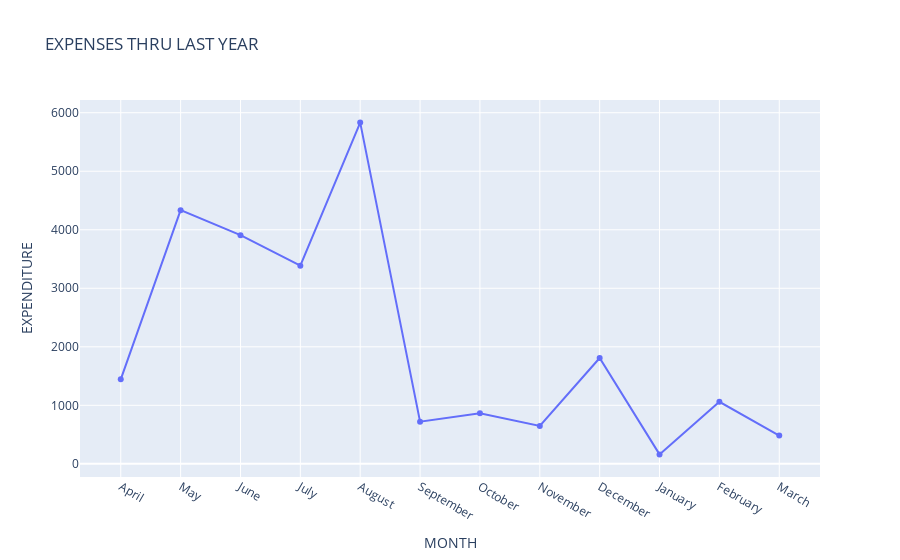

The code cell stored with this chart in its notebook:
### Code cell
fig.show()

### Figure 1 — Plotly figure (JSON) as saved in the notebook; plotly's stock layout.template omitted (floating-point values rounded to 4 significant figures)
{"data": [{"hovertemplate": "MONTH=%{x}<br>EXPENDITURE=%{y}<extra></extra>", "legendgroup": "", "line": {"color": "#636efa", "dash": "solid"}, "marker": {"symbol": "circle"}, "mode": "lines+markers", "name": "", "orientation": "v", "showlegend": false, "type": "scatter", "x": ["April", "May", "June", "July", "August", "September", "October", "November", "December", "January", "February", "March"], "xaxis": "x", "y": [1444.0, 4335.0, 3907.0, 3385.0, 5831.0, 719.1, 865.0, 647.6, 1809.0, 161.0, 1060.0, 482.8], "yaxis": "y"}], "layout": {"legend": {"tracegroupgap": 0}, "title": {"text": "EXPENSES THRU LAST YEAR"}, "xaxis": {"anchor": "y", "domain": [0, 1], "title": {"text": "MONTH"}}, "yaxis": {"anchor": "x", "domain": [0, 1], "title": {"text": "EXPENDITURE"}}}}
